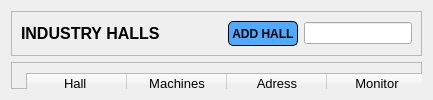
            <widget class="QWidget" name="halls_list_page">
             <layout class="QVBoxLayout" name="verticalLayout_6">
              <item>
               <widget class="QFrame" name="frame">
                <property name="maximumSize">
                 <size>
                  <width>16777215</width>
                  <height>50</height>
                 </size>
                </property>
                <property name="frameShape">
                 <enum>QFrame::StyledPanel</enum>
                </property>
                <property name="frameShadow">
                 <enum>QFrame::Raised</enum>
                </property>
                <layout class="QHBoxLayout" name="horizontalLayout_10">
                 <item>
                  <widget class="QLabel" name="halls_label">
                   <property name="font">
                    <font>
                     <family>Nirmala UI</family>
                     <pointsize>12</pointsize>
                     <weight>75</weight>
                     <bold>true</bold>
                    </font>
                   </property>
                   <property name="text">
                    <string>INDUSTRY HALLS              </string>
                   </property>
                  </widget>
                 </item>
                 <item>
                  <widget class="QPushButton" name="add_hall_button">
                   <property name="minimumSize">
                    <size>
                     <width>0</width>
                     <height>25</height>
                    </size>
                   </property>
                   <property name="maximumSize">
                    <size>
                     <width>90</width>
                     <height>16777215</height>
                    </size>
                   </property>
                   <property name="font">
                    <font>
                     <family>Nirmala UI</family>
                     <weight>75</weight>
                     <bold>true</bold>
                    </font>
                   </property>
                   <property name="autoFillBackground">
                    <bool>false</bool>
                   </property>
                   <property name="styleSheet">
                    <string notr="true">QPushButton{
	background-color: rgb(80, 170, 255);
	border: 1px solid black;
	border-radius: 5px;
}
QPushButton:hover{
	background-color: #00aaff;
}</string>
                   </property>
                   <property name="text">
                    <string> ADD HALL </string>
                   </property>
                  </widget>
                 </item>
                 <item>
                  <widget class="QLineEdit" name="search_bar_2">
                   <property name="maximumSize">
                    <size>
                     <width>200</width>
                     <height>16777215</height>
                    </size>
                   </property>
                   <property name="styleSheet">
                    <string notr="true">border-color: rgb(0, 0, 0);</string>
                   </property>
                   <property name="text">
                    <string/>
                   </property>
                  </widget>
                 </item>
                </layout>
               </widget>
              </item>
              <item>
               <widget class="QFrame" name="frame_4">
                <property name="font">
                 <font>
                  <family>Palace Script MT</family>
                 </font>
                </property>
                <property name="frameShape">
                 <enum>QFrame::StyledPanel</enum>
                </property>
                <property name="frameShadow">
                 <enum>QFrame::Raised</enum>
                </property>
                <widget class="QTableWidget" name="halls_table">
                 <property name="geometry">
                  <rect>
                   <x>15</x>
                   <y>11</y>
                   <width>681</width>
                   <height>371</height>
                  </rect>
                 </property>
                 <property name="font">
                  <font>
                   <family>Nirmala UI</family>
                   <pointsize>10</pointsize>
                  </font>
                 </property>
                 <column>
                  <property name="text">
                   <string>Hall </string>
                  </property>
                 </column>
                 <column>
                  <property name="text">
                   <string>Machines</string>
                  </property>
                 </column>
                 <column>
                  <property name="text">
                   <string>Adress</string>
                  </property>
                 </column>
                 <column>
                  <property name="text">
                   <string>Monitor</string>
                  </property>
                 </column>
                </widget>
               </widget>
              </item>
             </layout>
            </widget>
